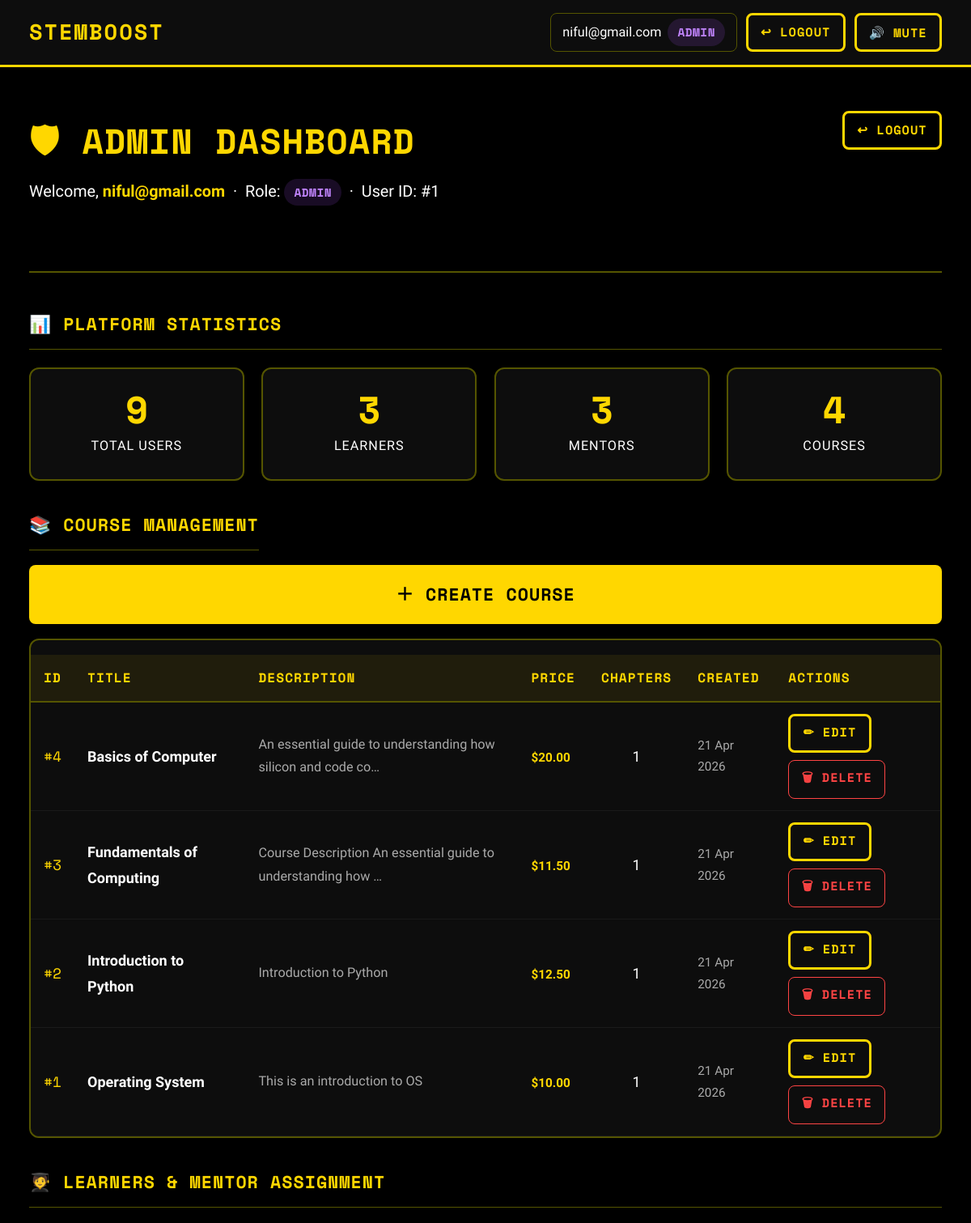
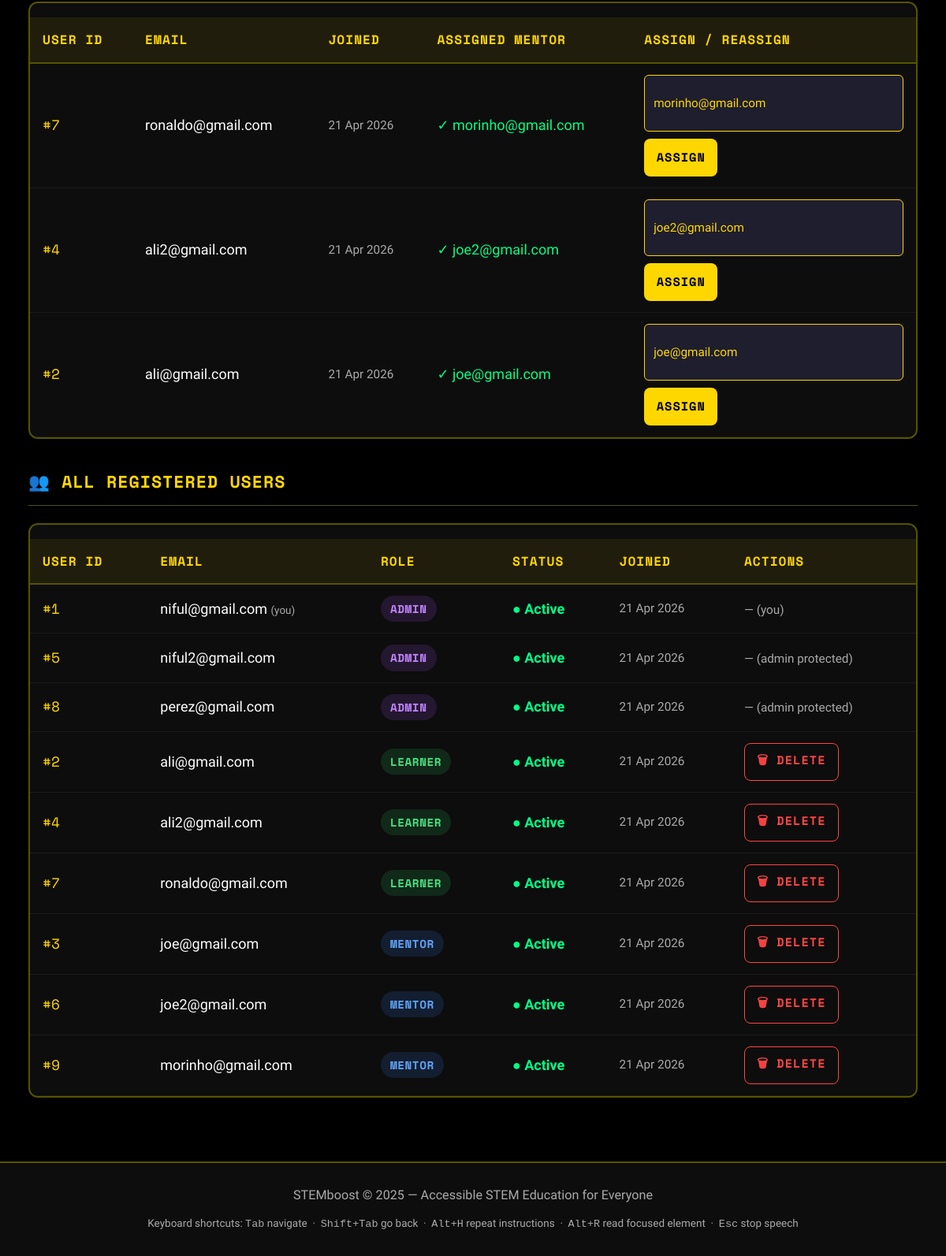
Screenshot of /admin-dashboard/ (signed in) with the database file from the repository (2 pictures, top to bottom).
### core/models.py (models this page shows, shortened)
class User(AbstractBaseUser, PermissionsMixin):
    ROLE_LEARNER = 'learner'
    ROLE_MENTOR  = 'mentor'
    ROLE_ADMIN   = 'admin'
    ROLE_CHOICES = [
        (ROLE_LEARNER, 'Learner'),
        (ROLE_MENTOR,  'Mentor'),
        (ROLE_ADMIN,   'Admin'),
    ]
    id = models.BigAutoField(primary_key=True)
    email = models.EmailField(
        unique=True,
        db_index=True,
        verbose_name='Email Address',
    )
    role = models.CharField(
        max_length=10,
        choices=ROLE_CHOICES,
        default=ROLE_LEARNER,
        verbose_name='User Role',
    )
    is_active = models.BooleanField(default=True)
    is_staff  = models.BooleanField(default=False)
    date_joined = models.DateTimeField(auto_now_add=True)
    objects = UserManager()
    USERNAME_FIELD  = 'email'
    REQUIRED_FIELDS = ['role']
    class Meta:
        db_table = 'stemboost_users'
        verbose_name = 'User'
        verbose_name_plural = 'Users'
        ordering = ['-date_joined']
    @property
    def userid(self):
        return self.id

class Course(models.Model):
    title       = models.CharField(max_length=200)
    description = models.TextField(blank=True)
    price       = models.DecimalField(
        max_digits=8, decimal_places=2, default=0.00,
        help_text='Set to 0.00 for a free course.'
    )
    created_by  = models.ForeignKey(
        User, on_delete=models.SET_NULL, null=True,
        related_name='created_courses', limit_choices_to={'role': 'admin'}
    )
    created_at  = models.DateTimeField(auto_now_add=True)
    updated_at  = models.DateTimeField(auto_now=True)
    class Meta:
        ordering = ['-created_at']
    def get_chapter_count(self):
        return self.chapters.count()

### core/views/decorators.py (the view)
        @login_required
        def wrapped(request, *args, **kwargs):
            if request.user.role != role:
                return redirect(request.user.get_dashboard_url())
            return view_func(request, *args, **kwargs)

### core/services/user.py (called while the page is built)
    @staticmethod
    def get_assigned_mentor(learner: User) -> "User | None":
        try:
            return learner.mentor_assignment.mentor
        except MentorAssignment.DoesNotExist:
            return None

    @staticmethod
    def build_learner_rows(learners) -> list[dict]:
        rows = []
        for learner in learners:
            rows.append({
                "user":   learner,
                "mentor": UserService.get_assigned_mentor(learner),
            })
        return rows

### core/views/admin.py (called while the page is built)
@role_required("admin")
def admin_dashboard(request):
    all_users = User.objects.all().order_by("role", "date_joined")
    learners  = User.objects.filter(role="learner")
    mentors   = User.objects.filter(role="mentor")
    admins    = User.objects.filter(role="admin")
    courses   = Course.objects.all()
    return render(request, "core/dashboard_admin.html", {
        "page_name":      "Admin Dashboard",
        "user":           request.user,
        "all_users":      all_users,
        "learner_data":   UserService.build_learner_rows(learners),
        "mentors":        mentors,
        "courses":        courses,
        "total_users":    all_users.count(),
        "total_learners": learners.count(),
        "total_mentors":  mentors.count(),
        "total_admins":   admins.count(),
        "total_courses":  courses.count(),
    })

### core/templates/core/dashboard_admin.html (shortened to what this page needs)
{% extends 'core/base.html' %}
{% block main_class %}class="wide"{% endblock %}
{% block content %}
<div role="region" aria-labelledby="admin-heading">
  <div class="dashboard-header">
    <div>
      <h1 id="admin-heading" class="page-heading">🛡 Admin Dashboard</h1>
      <p class="page-subheading">
        Welcome, <strong style="color:var(--yellow);">{{ user.email }}</strong>
        &nbsp;·&nbsp; Role: <span class="badge badge-admin">Admin</span>
        &nbsp;·&nbsp; User ID: #{{ user.userid }}
      </p>
    </div>
    <a href="{% url 'logout' %}" class="btn btn-secondary btn-sm" aria-label="Logout">↩ Logout</a>
  </div>
  <section aria-labelledby="stats-heading">
    <h2 id="stats-heading" class="section-heading">📊 Platform Statistics</h2>
    <div class="stats-grid" role="list">
      <div class="stat-card" role="listitem" aria-label="{{ total_users }} total users">
        <div class="stat-number">{{ total_users }}</div><div class="stat-label">Total Users</div>
      </div>
      <div class="stat-card" role="listitem" aria-label="{{ total_learners }} learners">
        <div class="stat-number">{{ total_learners }}</div><div class="stat-label">Learners</div>
      </div>
      <div class="stat-card" role="listitem" aria-label="{{ total_mentors }} mentors">
        <div class="stat-number">{{ total_mentors }}</div><div class="stat-label">Mentors</div>
      </div>
      <div class="stat-card" role="listitem" aria-label="{{ total_courses }} courses">
        <div class="stat-number">{{ total_courses }}</div><div class="stat-label">Courses</div>
      </div>
    </div>
  </section>
  <section aria-labelledby="courses-heading" style="margin-top:2rem;">
    <div style="display:flex; justify-content:space-between; align-items:center; flex-wrap:wrap; gap:1rem;">
      <h2 id="courses-heading" class="section-heading" style="margin:0;">📚 Course Management</h2>
      <a href="{% url 'admin_course_create' %}" class="btn btn-primary" aria-label="Create new course">
        ＋ Create Course
      </a>
    </div>
    {% if courses %}
    <div class="card" style="padding:0; overflow:hidden; margin-top:1rem;">
      <table class="data-table" aria-label="All courses">
        <thead>
          <tr>
            <th scope="col">ID</th>
            <th scope="col">Title</th>
            <th scope="col">Description</th>
            <th scope="col">Price</th>
            <th scope="col">Chapters</th>
            <th scope="col">Created</th>
            <th scope="col">Actions</th>
          </tr>
        </thead>
        <tbody>
          {% for course in courses %}
          <tr>
            <td style="color:var(--yellow); font-family:var(--font-mono);">#{{ course.id }}</td>
            <td><strong>{{ course.title }}</strong></td>
            <td style="color:var(--text-muted); font-size:0.9rem;">{{ course.description|truncatechars:60 }}</td>
            <td>
              {% if course.price == 0 %}
                <span style="color:var(--green);font-size:0.85rem;font-weight:600;">Free</span>
              {% else %}
                <span style="color:var(--yellow);font-size:0.85rem;font-weight:600;">${{ course.price }}</span>
              {% endif %}
            </td>
            <td style="text-align:center;">{{ course.get_chapter_count }}</td>
            <td style="font-size:0.85rem; color:var(--text-muted);">{{ course.created_at|date:"d M Y" }}</td>
            <td style="display:flex; gap:0.5rem; flex-wrap:wrap;">
              <a href="{% url 'admin_course_edit' course.id %}" class="btn btn-secondary btn-sm">✏ Edit</a>
              <form method="post" action="{% url 'admin_course_delete' course.id %}" style="display:inline;"
                    onsubmit="return confirm('Delete course {{ course.title }}? All chapters will be lost.');">
                <button type="submit" class="btn btn-danger btn-sm">🗑 Delete</button>
              </form>
            </td>
          </tr>
          {% endfor %}
        </tbody>
      </table>
    </div>
    {% else %}
    <div class="card" style="text-align:center; padding:2rem; margin-top:1rem;">
      <p style="color:var(--text-secondary);">No courses yet. <a href="{% url 'admin_course_create' %}" style="color:var(--yellow);">Create the first course →</a></p>
    </div>
    {% endif %}
  </section>
  <section aria-labelledby="learners-heading" style="margin-top:2rem;">
    <h2 id="learners-heading" class="section-heading">🧑‍🎓 Learners & Mentor Assignment</h2>
    {% if learner_data %}
    <div class="card" style="padding:0; overflow:hidden;">
      <table class="data-table" aria-label="Learners with mentor assignments">
        <thead>
          <tr>
            <th scope="col">User ID</th>
            <th scope="col">Email</th>
            <th scope="col">Joined</th>
            <th scope="col">Assigned Mentor</th>
            <th scope="col">Assign / Reassign</th>
          </tr>
        </thead>
        <tbody>
          {% for item in learner_data %}
          <tr>
            <td style="color:var(--yellow); font-family:var(--font-mono);">#{{ item.user.userid }}</td>
            <td>{{ item.user.email }}</td>
            <td style="font-size:0.85rem; color:var(--text-muted);">{{ item.user.date_joined|date:"d M Y" }}</td>
            <td>
              {% if item.mentor %}
                <span style="color:var(--green);">✓ {{ item.mentor.email }}</span>
              {% else %}
                <span style="color:var(--text-muted); font-style:italic;">Not assigned</span>
              {% endif %}
            </td>
            <td>
              <form method="post" action="{% url 'admin_assign_mentor' item.user.id %}"
                    style="display:flex; gap:0.5rem; align-items:center; flex-wrap:wrap;">
                <select name="mentor_id" class="form-input" style="padding:0.3rem 0.6rem; font-size:0.85rem; min-width:160px;"
                        aria-label="Select mentor for {{ item.user.email }}">
                  {% for mentor in mentors %}
                  <option value="{{ mentor.id }}" {% if item.mentor and item.mentor.id == mentor.id %}selected{% endif %}>
                    {{ mentor.email }}
                  </option>
                  {% endfor %}
                </select>
                <button type="submit" class="btn btn-primary btn-sm">Assign</button>
              </form>
            </td>
          </tr>
          {% endfor %}
        </tbody>
      </table>
    </div>
    {% else %}
    <div class="card" style="text-align:center; padding:2rem;">
      <p style="color:var(--text-secondary);">No learners registered yet.</p>
    </div>
    {% endif %}
  </section>
  <section aria-labelledby="users-heading" style="margin-top:2rem;">
    <h2 id="users-heading" class="section-heading">👥 All Registered Users</h2>
    {% if all_users %}
    <div class="card" style="padding:0; overflow:hidden;">
      <table class="data-table" aria-label="All registered users">
        <thead>
          <tr>
            <th scope="col">User ID</th>
            <th scope="col">Email</th>
            <th scope="col">Role</th>
            <th scope="col">Status</th>
            <th scope="col">Joined</th>
            <th scope="col">Actions</th>
          </tr>
        </thead>
        <tbody>
          {% for u in all_users %}
          <tr>
            <td style="font-family:var(--font-mono); color:var(--yellow);">#{{ u.userid }}</td>
            <td>
              {{ u.email }}
              {% if u.id == user.id %}<span style="font-size:0.75rem; color:var(--text-muted);"> (you)</span>{% endif %}
            </td>
            <td><span class="badge badge-{{ u.role }}">{{ u.role|upper }}</span></td>
            <td>
              {% if u.is_active %}
                <span style="color:var(--green); font-weight:700;">● Active</span>
              {% else %}
                <span style="color:var(--red);">○ Inactive</span>
              {% endif %}
            </td>
            <td style="font-size:0.85rem; color:var(--text-muted);">{{ u.date_joined|date:"d M Y" }}</td>
            <td>
              {% if u.id == user.id %}
                <span style="color:var(--text-muted); font-size:0.85rem;">— (you)</span>
              {% elif u.role == 'admin' %}
                <span style="color:var(--text-muted); font-size:0.85rem;">— (admin protected)</span>
              {% else %}
              <form method="post" action="{% url 'admin_delete_user' %}" style="display:inline;"
                    onsubmit="return confirm('Permanently delete {{ u.email }}?');">
                <button type="submit" class="btn btn-danger btn-sm"
                        aria-label="Delete user {{ u.email }}">🗑 Delete</button>
              </form>
              {% endif %}
            </td>
          </tr>
          {% endfor %}
        </tbody>
      </table>
    </div>
    {% endif %}
  </section>
</div>
{% endblock %}

### core/templates/core/base.html (shortened to what this page needs)
{% load static %}<!DOCTYPE html>
<html lang="en">
<head>
  <link rel="stylesheet" href="{% static 'core/css/style.css' %}">
</head>
<body>
  <header role="banner">
    <nav role="navigation" aria-label="Main site navigation">
      <div class="nav-brand" aria-label="STEMboost – Accessible STEM Learning Platform">
        STEMboost
      </div>
      <div class="nav-links" role="menubar" aria-label="User actions" style="display:flex;align-items:center;gap:0.6rem;flex-wrap:wrap;">
        {% if user.is_authenticated %}
        <span class="nav-user"
              aria-label="Logged in as {{ user.email }}, role: {{ user.role }}">
          {{ user.email }}&nbsp;
          <span class="badge badge-{{ user.role }}" aria-hidden="true">{{ user.role|upper }}</span>
        </span>
        <a href="{% url 'logout' %}"
           class="btn btn-secondary btn-sm"
           role="menuitem"
           aria-label="Logout from STEMboost">
          ↩ Logout
        </a>
        {% endif %}
        <button id="btn-mute-toggle"
                class="btn btn-secondary btn-sm"
                aria-label="Mute audio"
                aria-pressed="false"
                title="Mute or unmute spoken audio"
                type="button"
                style="min-width:90px;">
        </button>
      </div>
    </nav>
  </header>
  <main id="main-content"
        role="main"
        {% block main_class %}{% endblock %}>
    {% block content %}{% endblock %}
  </main>
  <footer role="contentinfo">
    <p>STEMboost &copy; 2025 &mdash; Accessible STEM Education for Everyone</p>
    <p>
      <small>
        Keyboard shortcuts:
        <kbd>Tab</kbd> navigate &nbsp;·&nbsp;
        <kbd>Shift+Tab</kbd> go back &nbsp;·&nbsp;
        <kbd>Alt+H</kbd> repeat instructions &nbsp;·&nbsp;
        <kbd>Alt+R</kbd> read focused element &nbsp;·&nbsp;
        <kbd>Esc</kbd> stop speech
      </small>
    </p>
  </footer>
</body>
</html>

### rows the page displays
User: email "niful@gmail.com", role "ADMIN", userid "1", shows "(you)", is_active "● Active", date_joined "21 Apr 2026", shows "— (you)"
Course: id "4", title "Basics of Computer", description "An essential guide to understanding how silicon and code co…", price "20.00", get_chapter_count "1", created_at "21 Apr 2026"
Course: id "3", title "Fundamentals of Computing", description "Course Description An essential guide to understanding how …", price "11.50", get_chapter_count "1", created_at "21 Apr 2026"
Course: id "2", title "Introduction to Python", description "Introduction to Python", price "12.50", get_chapter_count "1", created_at "21 Apr 2026"
Course: id "1", title "Operating System", description "This is an introduction to OS", price "10.00", get_chapter_count "1", created_at "21 Apr 2026"
User: user.userid "7", user.email "ronaldo@gmail.com", user.date_joined "21 Apr 2026", mentor.email "morinho@gmail.com", userid "7", email "ronaldo@gmail.com", role "LEARNER", is_active "● Active", date_joined "21 Apr 2026"
User: user.userid "4", user.email "ali2@gmail.com", user.date_joined "21 Apr 2026", mentor.email "joe2@gmail.com", userid "4", email "ali2@gmail.com", role "LEARNER", is_active "● Active", date_joined "21 Apr 2026"
User: user.userid "2", user.email "ali@gmail.com", user.date_joined "21 Apr 2026", mentor.email "joe@gmail.com", userid "2", email "ali@gmail.com", role "LEARNER", is_active "● Active", date_joined "21 Apr 2026"
User: userid "5", email "niful2@gmail.com", role "ADMIN", is_active "● Active", date_joined "21 Apr 2026", shows "— (admin protected)"
User: userid "8", email "perez@gmail.com", role "ADMIN", is_active "● Active", date_joined "21 Apr 2026", shows "— (admin protected)"
User: userid "3", email "joe@gmail.com", role "MENTOR", is_active "● Active", date_joined "21 Apr 2026"
User: userid "6", email "joe2@gmail.com", role "MENTOR", is_active "● Active", date_joined "21 Apr 2026"
User: userid "9", email "morinho@gmail.com", role "MENTOR", is_active "● Active", date_joined "21 Apr 2026"

### other values shown
{{ total_users }} "9"
{{ total_learners }} "3"
{{ total_mentors }} "3"
{{ total_courses }} "4"
form field mentor_id "morinho@gmail.com"
form field mentor_id "joe2@gmail.com"
form field mentor_id "joe@gmail.com"
